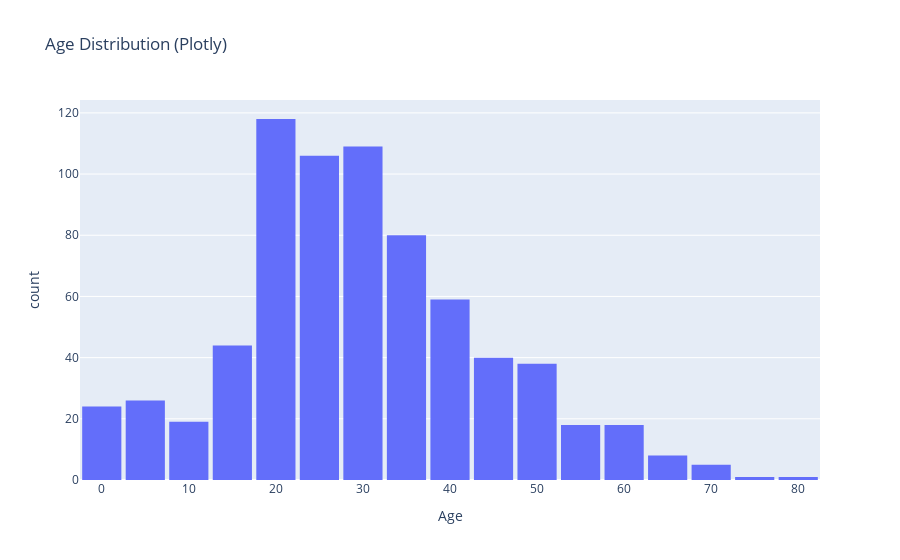

The code cell stored with this chart in its notebook:
### Code cell
import plotly.express as px

# Histograma interactivo con Plotly
fig = px.histogram(df_titanic, x='Age', nbins=30, title="Age Distribution (Plotly)")
fig.update_layout(bargap=0.1)
fig.show()  # Se abrirá en el navegador o en la vista interactiva del notebook

### Figure 1 — Plotly figure (JSON) as saved in the notebook; plotly's stock layout.template omitted (floating-point values rounded to 4 significant figures; data arrays with more than 128 entries replaced by an {"elided": "..."} marker saying what was removed)
{"data": [{"bingroup": "x", "hovertemplate": "Age=%{x}<br>count=%{y}<extra></extra>", "legendgroup": "", "marker": {"color": "#636efa", "pattern": {"shape": ""}}, "name": "", "nbinsx": 30, "orientation": "v", "showlegend": false, "type": "histogram", "x": {"elided": "891 float values"}, "xaxis": "x", "yaxis": "y"}], "layout": {"bargap": 0.1, "barmode": "relative", "legend": {"tracegroupgap": 0}, "title": {"text": "Age Distribution (Plotly)"}, "xaxis": {"anchor": "y", "domain": [0, 1], "title": {"text": "Age"}}, "yaxis": {"anchor": "x", "domain": [0, 1], "title": {"text": "count"}}}}
